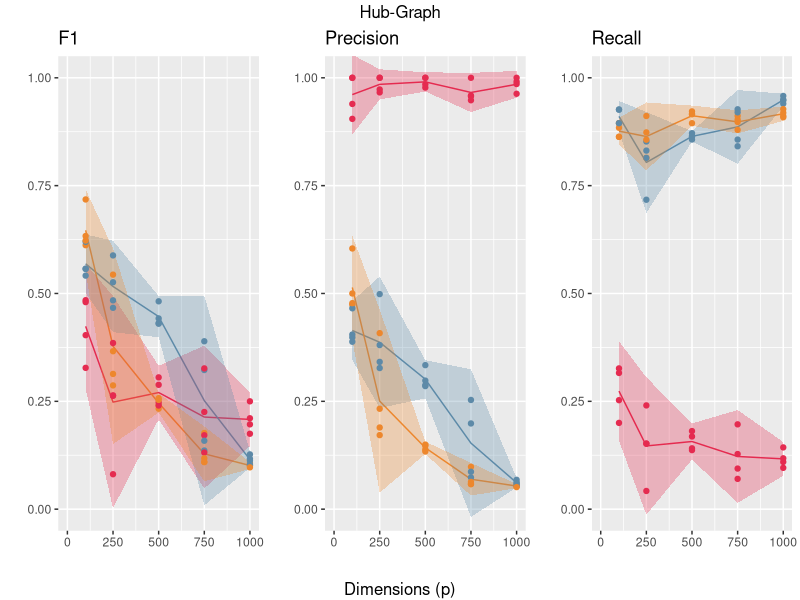
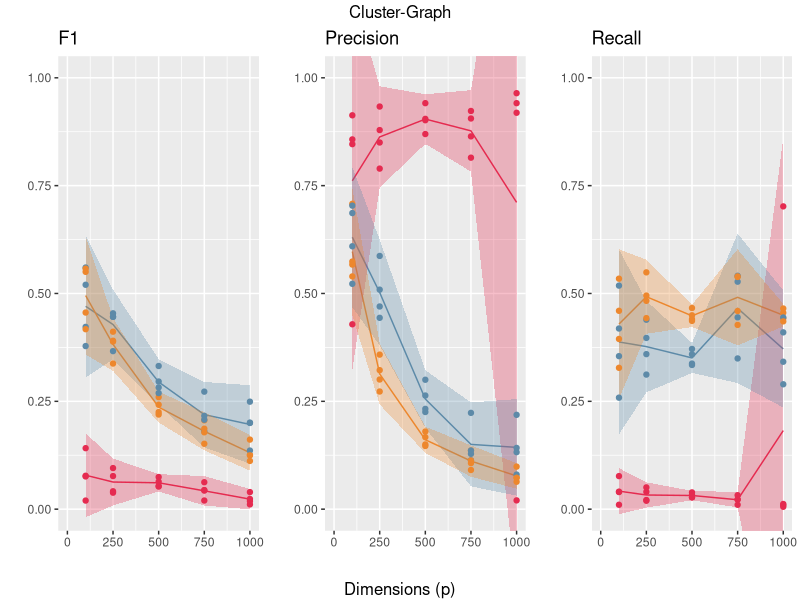
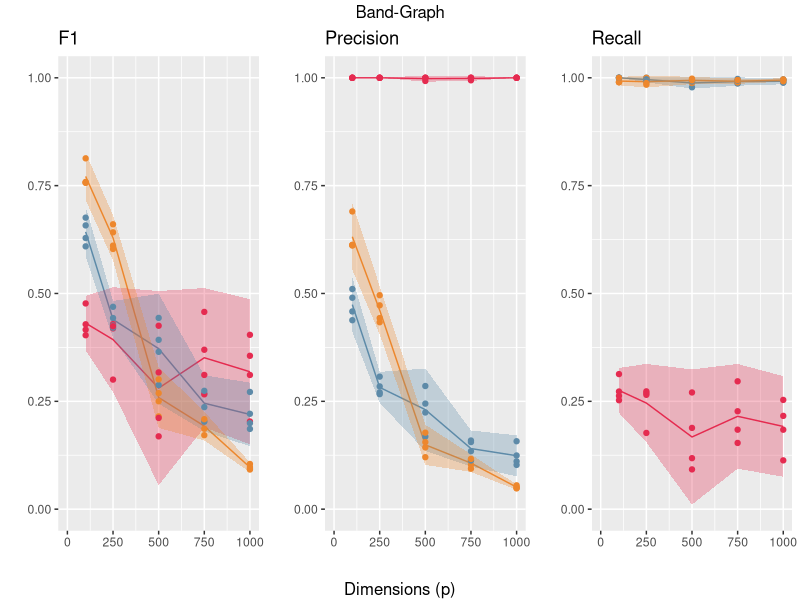
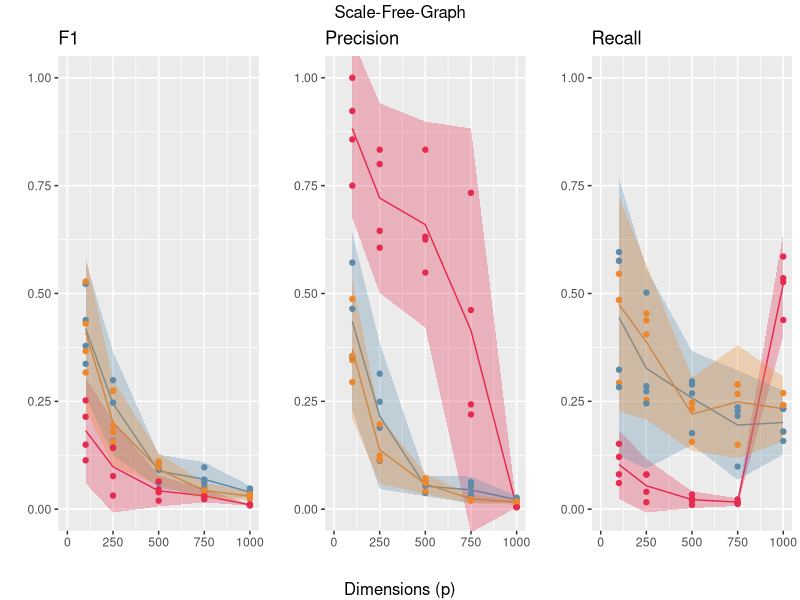
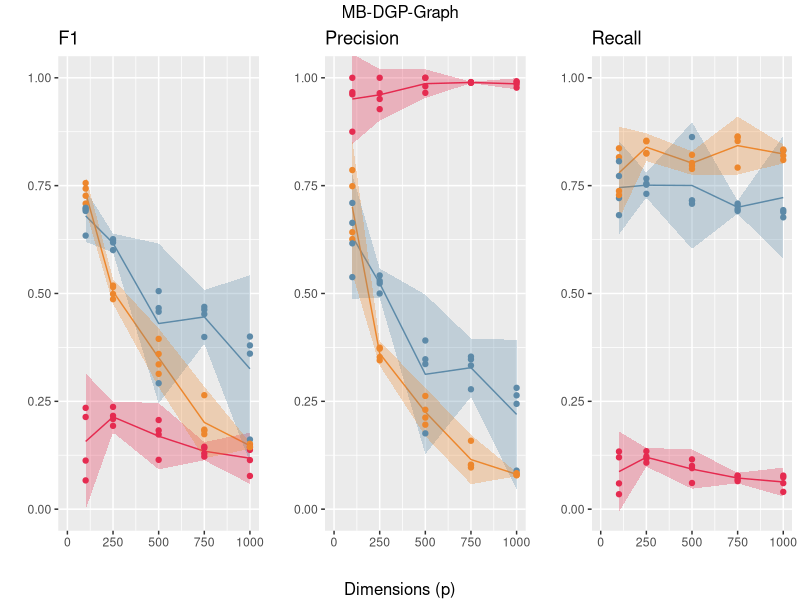
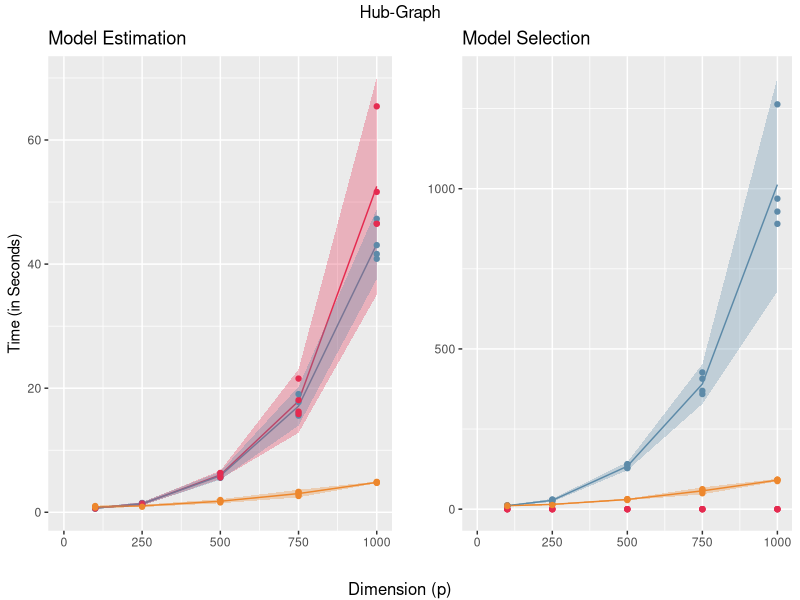
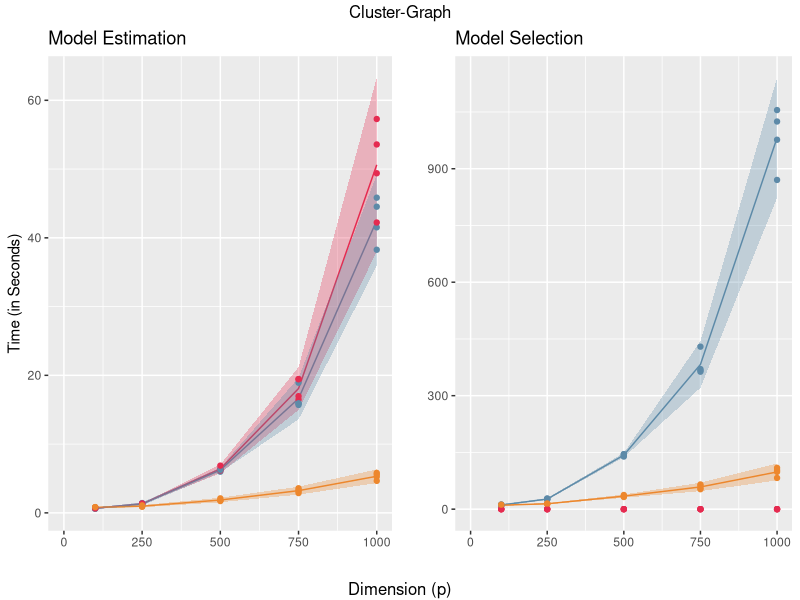
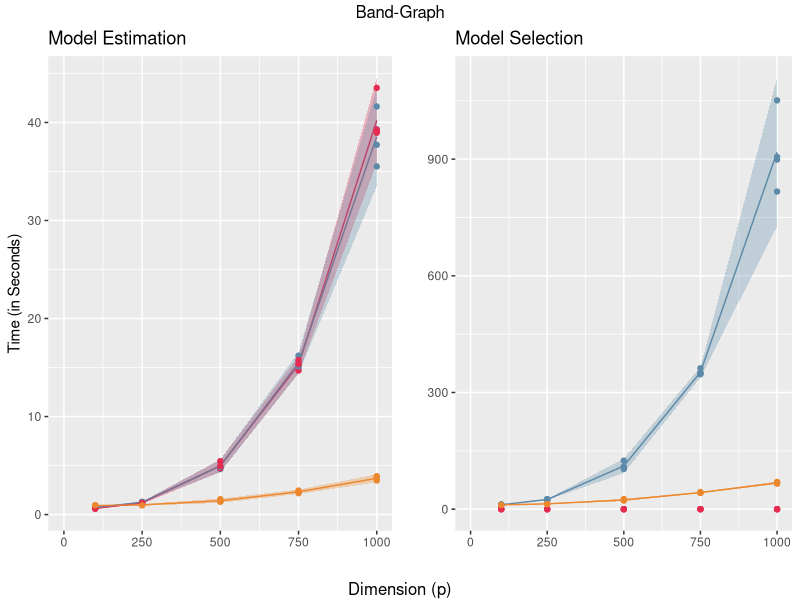

R code for these plots, in order:
library(data.table)
library(gridExtra)
library(dplyr)
library(ggplot2)


# PREPARE DATA

# install.packages('Metrics')
# install.packages('testthat')
# install.packages('checkmate')
# install.packages('logger')
# install.packages('huge')
# install.packages('peakRAM')
# install.packages('MASS')

setwd("/home/philko/Documents/Uni/SoSe23/SparseAndNetwork")
data <- read.csv('./data/data.csv')
data$name <- apply( data[ , c('method', 'selector')] , 1 , paste , collapse = "-" )
data <- subset(data, select = -c(method, selector))

# PREPARE OUTPUT
folder_path <- "figures"
if (!file.exists(folder_path)) {
  dir.create(folder_path, recursive = TRUE)
  cat("Folder created:", folder_path, "\n")
} else {
  cat("Folder already exists:", folder_path, "\n")
}


# HELPER FUNCTIONS

data_grouped <- data %>%
  group_by(graph, dim, name) %>% 
  summarise_at(
    vars(
      "f1",
      "precision",
      "recall",
      "elapsed_time_model",
      "elapsed_time_best",
      "peak_ram_model",
      "peak_ram_best",
      "hamming_dist"),
    list(
      mean = mean,
      std = ~sqrt(var(.x))))
               
add_ci <- function(df, col) {
  new_col_max <- paste("ci", col, "max", sep = "_")
  new_col_min <- paste("ci", col, "min", sep = "_")
  
  mean_nm <- paste(col, "mean", sep = "_")
  std_nm <- paste(col, "std", sep = "_")
  
  df[new_col_max] <- data_grouped[mean_nm] + 1.96 * data_grouped[std_nm]
  df[new_col_min] <- data_grouped[mean_nm] - 1.96 * data_grouped[std_nm]
  return(df)
}

get_title <- function(graph_name, short = F) {
  if (graph_name == "hub" & !short) return("Hub-Graph")
  if (graph_name == "scale-free" & !short) return("Scale-Free-Graph")
  if (graph_name == "cluster" & !short) return("Cluster-Graph")
  if (graph_name == "band" & !short) return("Band-Graph")
  if (graph_name == "MB" & !short) return("MB-DGP-Graph")
  
  if (graph_name == "hub" & short) return("Hub")
  if (graph_name == "scale-free" & short) return("Scale-Free")
  if (graph_name == "cluster" & short) return("Cluster")
  if (graph_name == "band" & short) return("Band")
  if (graph_name == "MB" & short) return("MB-DGP")
}

plot_models <- function(df, col_name, df_unsorted = NULL) {
  plot <- ggplot(data=df, aes_string(x="dim", y=paste(col_name, "mean", sep="_"), group="name", fill = "name") ) +
    geom_line(aes(col = name)) +
    scale_color_manual(
      values = c(
        "glasso-stars" = "#5D8AA8", # air force blue
        "glasso-ebic" = "#E52B50", # amararanth
        "mb-stars" = "#ED872D")) + # cadmium orange
    scale_fill_manual(
      values = c(
        "glasso-stars" = "#5D8AA8", # air force blue
        "glasso-ebic" = "#E52B50", # amararanth
        "mb-stars" = "#ED872D")) + # cadmium orange
    # {if(is.null(df_unsorted)) geom_point() + }
    ylab("") +
    xlab("") +
    geom_ribbon(
      data = data_tmp,
      aes_string(
        x = "dim",
        ymin = paste("ci", col_name, "min", sep="_"),
        ymax = paste("ci", col_name, "max", sep="_")),
      linetype = 3,
      alpha = 0.3) +
    theme(legend.position = "none") +
    xlim(0, 1000) +
    { if (col_name %in% c("f1", "precision", "recall")) {
      coord_cartesian(ylim = c(0, 1))
    } else {
      xlab("")}
    }
  if (!is.null(df_unsorted)) {
    plot <- plot +
      geom_point(
        data=df_unsorted,
        aes_string(
          x="dim",
          y=col_name,
          group="name",
          col="name"))
  }
  return(plot)
}



# PLOT PERFORMANCE GRAPHS

data_grouped <- add_ci(data_grouped, "f1")
data_grouped <- add_ci(data_grouped, "precision")
data_grouped <- add_ci(data_grouped, "recall")

graphs <- unique(data$graph)
plots_perf <- list()
i <- 1
for (g in graphs) {
  data_tmp <- data_grouped %>%
    filter(graph == g)
  data_tmp <- na.omit(data_tmp)
  data_uns <- data %>%
    filter(graph == g)
  data_uns <- na.omit(data_uns)
  plot1 <- plot_models(data_tmp, "f1", data_uns) +
    ggtitle("F1")

  plot2 <- plot_models(data_tmp, "precision", data_uns) +
    ggtitle("Precision")

  plot3 <- plot_models(data_tmp, "recall", data_uns) +
    ggtitle("Recall")

  plt <- grid.arrange(
    plot1, plot2, plot3,
    ncol = 3,
    top = get_title(g),
    bottom = "Dimensions (p)")
  ggsave(
    plt,
    file=paste("./figures/", g, "_perf", ".pdf", sep = ""),
    width = 22,
    height = 8,
    units = "cm")
  plots_perf[[i]] <- plt
  i <- i + 1
}



# PLOT ELAPSED TIME FOR MODEL AND MODEL-SELECTION

data_grouped <- add_ci(data_grouped, "elapsed_time_model")
data_grouped <- add_ci(data_grouped, "elapsed_time_best")

plots_time <- list()
i <- 1
for (g in graphs) {
  data_tmp <- data_grouped %>%
    filter(graph == g)
  data_tmp <- na.omit(data_tmp)
  data_uns <- data %>%
    filter(graph == g)
  data_uns <- na.omit(data_uns)
  plot1 <- plot_models(data_tmp, "elapsed_time_model", data_uns) +
    ylab("Time (in Seconds)") +
    ggtitle("Model Estimation")
  plot2 <- plot_models(data_tmp[!(data_tmp$name == "glasso-ebic"), ], "elapsed_time_best", data_uns) +
    ggtitle("Model Selection")

  plt <- grid.arrange(
    plot1,
    plot2,
    ncol = 2,
    top = get_title(g),
    bottom = "Dimension (p)")
  ggsave(
    plt,
    file=paste("./figures/", g, "_time", ".pdf", sep = ""),
    width = 22,
    height = 10,
    units = "cm")
  plots_time[[i]] <- plt
  i <- i + 1
}


plots_time_mod <- list()
plots_time_bst <- list()
i <- 1
for (g in graphs) {
  data_tmp <- data_grouped %>%
    filter(graph == g)
  data_tmp <- na.omit(data_tmp)
  data_uns <- data %>%
    filter(graph == g)
  data_uns <- na.omit(data_uns)
  plot1 <- plot_models(data_tmp, "elapsed_time_model", data_uns) + ggtitle(get_title(g, T)) + coord_cartesian(ylim = c(0, 80))
  plot2 <- plot_models(data_tmp[!(data_tmp$name == "glasso-ebic"), ], "elapsed_time_best", data_uns) + coord_cartesian(ylim = c(0, 1500)) + ggtitle("")
  
  plots_time_mod[[i]] <- plot1
  plots_time_bst[[i]] <- plot2
  i <- i + 1
}

plt_time <- do.call("grid.arrange", c(plots_time_mod, plots_time_bst, nrow=2, ncol=5, top="Elapsed Time for Model Estimation and Selection", bottom="Dimension (p)", left="Elapsed Time (in Seconds)"))
ggsave(
  plt_time,
  file=paste("./figures/", "elapsed_time.pdf", sep = ""),
  width = 25,
  height = 12.5,
  units = "cm")



# PLOT RAM USAGE

data_grouped <- add_ci(data_grouped, "peak_ram_model")
data_grouped <- add_ci(data_grouped, "peak_ram_best")

plots_ram <- list()
i <- 1
for (g in graphs) {
  data_tmp <- data_grouped %>%
    filter(graph == g)
  data_tmp <- na.omit(data_tmp)
  data_uns <- data %>%
    filter(graph == g)
  data_uns <- na.omit(data_uns)
  plot1 <- plot_models(data_tmp, "peak_ram_model", data_uns) +
    ylab("Memory (in MiB)") +
    ggtitle("Model Estimation")
  plot2 <- plot_models(
    data_tmp[!(data_tmp$name == "glasso-ebic"), ],
    "peak_ram_best",
    data_uns[!(data_uns$name == "glasso-ebic"), ]) +
    ggtitle("Model Selection")


  plt <- grid.arrange(
    plot1,
    plot2,
    ncol = 2,
    top = get_title(g),
    bottom = "Dimension (p)")
  ggsave(
    plt,
    file=paste("./figures/", g, "_memory", ".pdf", sep = ""),
    width = 22,
    height = 10,
    units = "cm")
  plots_ram[[i]] <- plt
  i <- i + 1
}

plots_mem_mod <- list()
plots_mem_bst <- list()
i <- 1
for (g in graphs) {
  data_tmp <- data_grouped %>%
    filter(graph == g)
  data_tmp <- na.omit(data_tmp)
  data_uns <- data %>%
    filter(graph == g)
  data_uns <- na.omit(data_uns)
  plot1 <- plot_models(data_tmp, "peak_ram_model", data_uns) + ggtitle(get_title(g, T))
  plot2 <- plot_models(
    data_tmp[!(data_tmp$name == "glasso-ebic"), ],
    "peak_ram_best",
    data_uns[!(data_uns$name == "glasso-ebic"), ]) +
    ggtitle("")
  
  plots_mem_mod[[i]] <- plot1
  plots_mem_bst[[i]] <- plot2
  i <- i + 1
}

plt_mem <- do.call("grid.arrange", c(plots_mem_mod, plots_mem_bst, nrow=2, ncol=5, top="Memory Consumption for Model Estimation and Selection", bottom="Dimension (p)", left="Memory (in MiB)"))
ggsave(
  plt_mem,
  file=paste("./figures/", "memory.pdf", sep = ""),
  width = 22,
  height = 10,
  units = "cm")


# PLOT HAMMING DIST


data_grouped <- add_ci(data_grouped, "hamming_dist")


g <- "hub"
data_tmp <- data_grouped %>%
  filter(graph == g)
data_tmp <- na.omit(data_tmp)
data_uns <- data %>%
  filter(graph == g)
data_uns <- na.omit(data_uns)
plot1 <- plot_models(data_tmp, "hamming_dist", data_uns) +
  # ylab("Hamming Distance") +
  coord_cartesian(ylim = c(0, 17500)) +
ggtitle(get_title(g))

g <- "scale-free"
data_tmp <- data_grouped %>%
  filter(graph == g)
data_tmp <- na.omit(data_tmp)
data_uns <- data %>%
  filter(graph == g)
data_uns <- na.omit(data_uns)
plot2 <- plot_models(data_tmp, "hamming_dist", data_uns) +
  # ylab("Hamming Distance") +
  coord_cartesian(ylim = c(0, 110000)) +
  ggtitle(get_title(g))

plt <- grid.arrange(
  plot1,
  plot2,
  ncol = 2,
  left = "Hamming Distance",
  top = "Hamming Distance",
  bottom = "Dimension (p)")

ggsave(
  plt,
  file=paste("./figures/","hub+scale-free_ham", ".pdf", sep = ""),
  width = 22,
  height = 10,
  units = "cm")



g <- "band"
data_tmp <- data_grouped %>%
  filter(graph == g)
data_tmp <- na.omit(data_tmp)
data_uns <- data %>%
  filter(graph == g)
data_uns <- na.omit(data_uns)
plot1 <- plot_models(data_tmp, "hamming_dist", data_uns) +
  # ylab("Hamming Distance") +
  coord_cartesian(ylim = c(0, 20000)) +
  ggtitle(get_title(g))

g <- "cluster"
data_tmp <- data_grouped %>%
  filter(graph == g)
data_tmp <- na.omit(data_tmp)
data_uns <- data %>%
  filter(graph == g)
data_uns <- na.omit(data_uns)
plot2 <- plot_models(data_tmp, "hamming_dist", data_uns) +
  # ylab("Hamming Distance") +
  coord_cartesian(ylim = c(0, 100000)) +
  ggtitle(get_title(g))

plt <- grid.arrange(
  plot1,
  plot2,
  ncol = 2,
  left = "Hamming Distance",
  top = "Hamming Distance",
  bottom = "Dimension (p)")

ggsave(
  plt,
  file=paste("./figures/","band+cluster_ham", ".pdf", sep = ""),
  width = 22,
  height = 10,
  units = "cm")

g <- "MB"
data_tmp <- data_grouped %>%
  filter(graph == g)
data_tmp <- na.omit(data_tmp)
data_uns <- data %>%
  filter(graph == g)
data_uns <- na.omit(data_uns)
plot1 <- plot_models(data_tmp, "hamming_dist", data_uns) +
  coord_cartesian(ylim = c(0, 20000)) +
  ggtitle(get_title(g))


ggsave(
  plot1,
  file=paste("./figures/","MB_ham", ".pdf", sep = ""),
  width = 9,
  height = 10,
  units = "cm")



# GET TABLES FOR EACH GRAPH

print_table <- function(df, graph, cols){
  with_mean <- unname(sapply(cols, function(e) paste(e, "mean", sep = "_")))
  cols <- c("name", "dim", with_mean)
  lapply(
    c("mb-stars", "glasso-stars", "glasso-ebic"),
    function(n) {
      data_grouped[
        data_grouped$graph == graph & data_grouped$name == n, ][cols]})
}

get_metric_name <- function(metric_string) {
  if (metric_string == "f1") return("\\textbf{F1}")
  if (metric_string == "precision") return("\\textbf{Precision}")
  if (metric_string == "recall") return("\\textbf{Recall}")
  if (metric_string == "hamming_dist") return("\\textbf{Hamming Distance}")
}

to_table_row <- function(df, col) {
  names_df <- sapply(df, function(e) unique(e$name))
  dims <- c(get_metric_name(col), t(df[[1]]$dim))
  x <- t(sapply(df, function(e) e[[paste0(col, "_mean")]]))
  X <- rbind(dims, unname(cbind(names_df, round(x, 4))))
  written <-apply(X, 1, paste, collapse = " & ")
  cat(paste(written, collapse = "\\\\ \\hline "))
}

wrap_to_table <- function(df, col, graph) {
  to_table_row(
    print_table(df, graph, c(col)),
    col)}

wrap_to_table(data_grouped, "hamming_dist", "hub")
wrap_to_table(data_grouped, "hamming_dist", "scale-free")
wrap_to_table(data_grouped, "hamming_dist", "band")
wrap_to_table(data_grouped, "hamming_dist", "cluster")
wrap_to_table(data_grouped, "hamming_dist", "MB")
